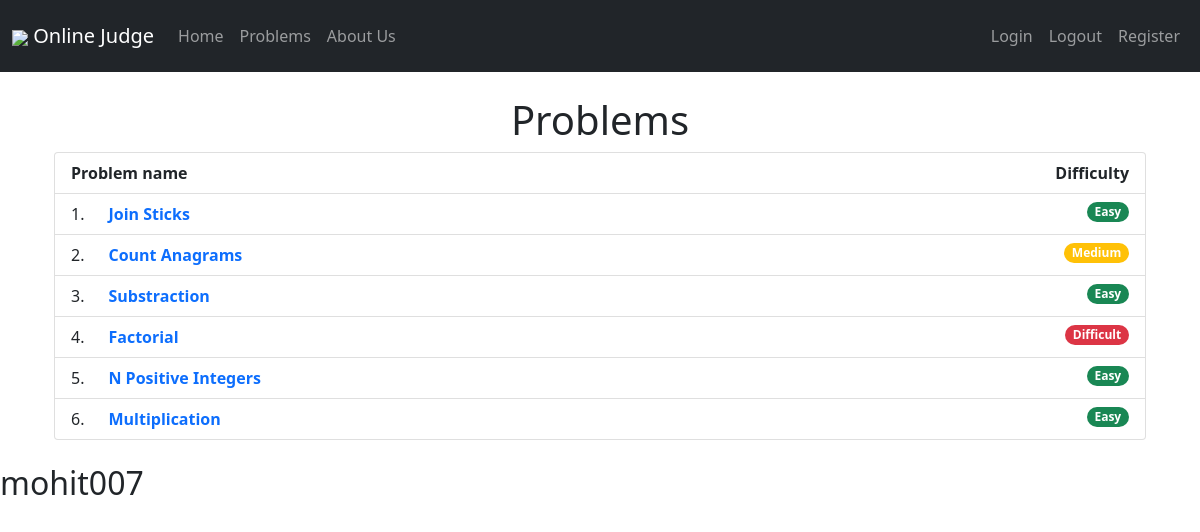
The page /judge/problems/ (signed in) on the database its author committed.
### judge/models.py (models this page shows, shortened)
class Problem(models.Model):
    Difficulty_choices = (
    ('difficult' , 'difficult'),
    ('medium' , 'medium'),
    ('easy' , 'easy'),
    )
    problem_name = models.CharField(max_length=50)
    problem_desc = models.TextField()
    problem_difficulty = models.CharField(max_length=10, choices=Difficulty_choices)

### judge/views.py (the view)
# urls.py: path('problems/' , views.problems , name="problems"),
def problems(request):
    if request.user.is_authenticated :
        problems = Problem.objects.all()
        return render(request , 'problems.html' , { 'problems' : problems})
    else:
        messages.success(request , "Please login to solve problems!!", extra_tags='alert alert-info')
        return HttpResponseRedirect('/judge/login')

### templates/problems.html (shortened to what this page needs)
{% extends 'base.html' %}
{% block body %}
{% include 'navbar.html' %}
{% if request.user.is_authenticated %}
<div class="container p-4">
  <h1 class="text-center">Problems</h1>
  <ol class="list-group list-group-numbered">
    {% if problems %}
    <div class="d-flex justify-content-between list-group-item">
      <div class="fw-bold">Problem name</div>
      <span class="fw-bold">Difficulty</span>
    </div>
    {% for problem in problems %}
    <li class="list-group-item list-group-item-action d-flex justify-content-around align-items-start">
      <div class="ms-2 me-auto">
        <a href="{% url 'judge:problem' problem.id %}" class=" fw-bolder text-decoration-none text-capitalize p-3">
          {{problem.problem_name}}
        </a>
      </div>
      {% if problem.problem_difficulty == 'easy' %}
      <span class="badge rounded-pill bg-success">Easy</span>
      {% endif %}
      {% if problem.problem_difficulty == 'medium' %}
      <span class="badge rounded-pill bg-warning">Medium</span>
      {% endif %}
      {% if problem.problem_difficulty == 'difficult' %}
      <span class="badge rounded-pill bg-danger">Difficult</span>
      {% endif %}
      {% endfor %}
    </li>
  </ol>
  {% else %}
  <div class="alert alert-danger" role="alert">
    Sorry , there are no Problems available.
  </div>
  {% endif %}
</div>
{% endif %}
<h2>{{request.user.username}}</h2>
{% endblock body %}

### rows shown on the page
Problem: problem_name "Join Sticks", problem_difficulty "Easy"
Problem: problem_name "Count Anagrams", problem_difficulty "Medium"
Problem: problem_name "Substraction", problem_difficulty "Easy"
Problem: problem_name "Factorial", problem_difficulty "Difficult"
Problem: problem_name "N Positive Integers", problem_difficulty "Easy"
Problem: problem_name "Multiplication", problem_difficulty "Easy"

### other values the page prints
{{ request.user.username }} "mohit007"
